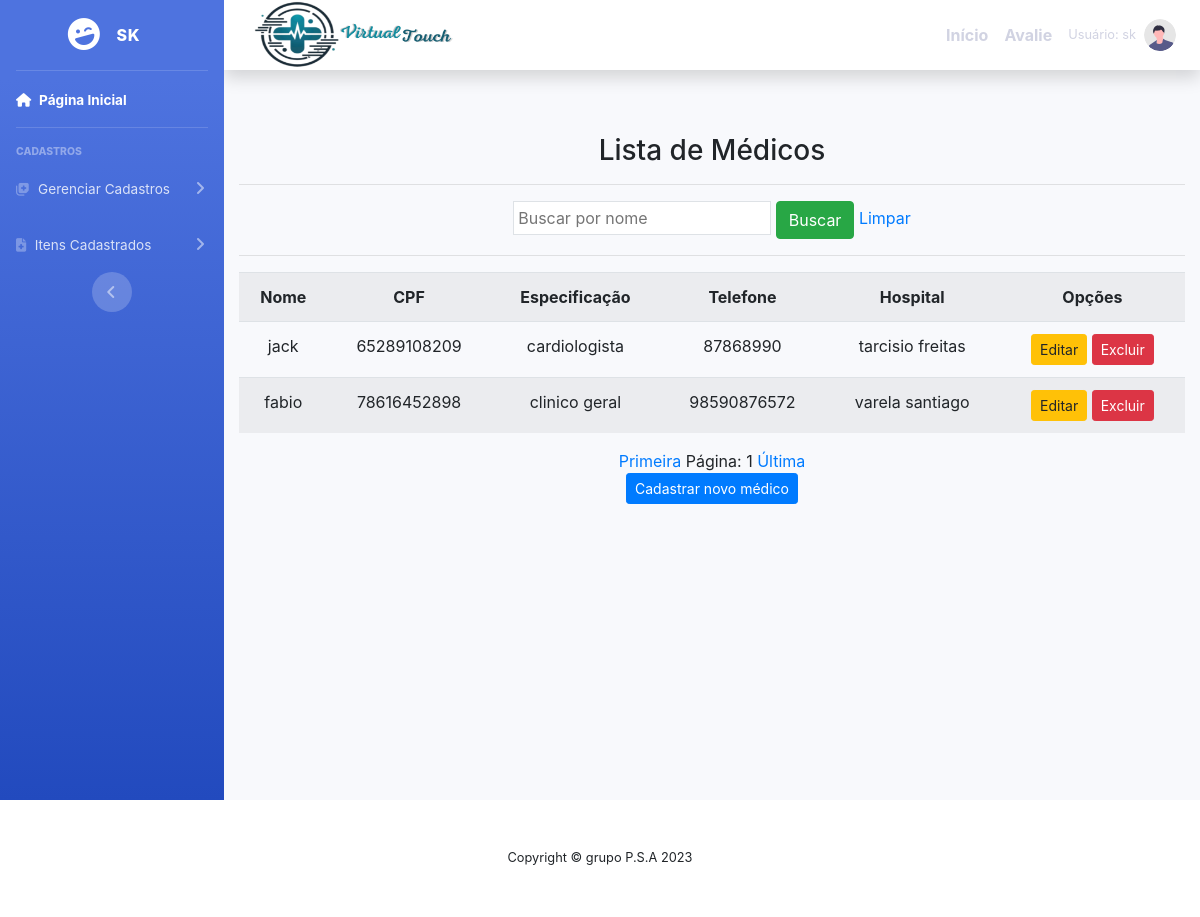
/listar/Medico/ (signed in), run on the app's committed database.
### cadastros/models.py (models this page shows, shortened)
class Medico(models.Model):
    usuario  = models.ForeignKey(User, on_delete=models.PROTECT)
    numero = models.IntegerField(verbose_name="Número de telefone")
    nome = models.CharField(max_length=50, verbose_name=" nome")
    cpf = models.CharField(max_length = 11 ,verbose_name=" cpf ")
    especificacao = models.CharField(max_length=150)
    hospital = models.ForeignKey(Hospital, on_delete=models.PROTECT)

class Hospital(models.Model):
    usuario = models.ForeignKey(User, on_delete=models.PROTECT)
    nome = models.CharField(max_length=50)
    descricao = models.CharField(max_length=150,
        verbose_name="descricao")

### cadastros/views.py (the view)
# urls.py: path('listar/Medico/', MedicoList.as_view(),
class MedicoList(GroupRequiredMixin, ListView):
    group_required = u'Medico'
    login_url = reverse_lazy('login')
    model = Medico
    template_name = 'listas/medico.html'
    paginate_by = 5
    def get_queryset(self):
        nome = self.request.GET.get('nome')
        if nome:
            medico = Medico.objects.filter(nome__icontains=nome)
        else:
            medico = Medico.objects.all()
        return medico

### paginas/templates/listas/medico.html (shortened to what this page needs)
{% extends 'modelo.html' %}
{% load static %}
{% block conteudo %}
    <div class="container">
        <h3>Lista de Médicos</h3>
        <hr>
        <div class="table-responsive">
            <form action="?" method="GET">
                <input type="text" name="nome" class="p-1 border" value="{{ nome }}" placeholder="Buscar por nome">
                <button type="submit" class="btn btn-success">Buscar</button>
                <a href="{% url 'listar-medico' %}">Limpar</a>
            </form>
            <hr>
            <table class="table table-striped">
                <tr>
                    <th>Nome</th>
                    <th>CPF</th>
                    <th>Especificação</th>
                    <th>Telefone</th>
                    <th>Hospital</th>
                    {% for group in request.user.groups.all %}
                        {% if group.name == 'Medico' or group.name == 'Admin' %}
                            <th>Opções</th>
                        {% endif %}
                    {% endfor %}
                </tr>
                {% for medico in object_list %}
                    <tr>
                        <td>{{ medico.nome }}</td>
                        <td>{{ medico.cpf }}</td>
                        <td>{{ medico.especificacao }}</td>
                        <td>{{ medico.numero }}</td>
                        <td>{{ medico.hospital.nome }}</td>
                        {% for group in request.user.groups.all %}
                            {% if group.name == 'Medico' or group.name == 'Admin' %}
                                <td>
                                    <a href="{% url 'editar-medico' medico.pk %}" class="btn btn-warning btn-sm" title="Editar">Editar</a>
                                    <a href="{% url 'excluir-medico' medico.pk %}" class="btn btn-danger btn-sm" title="Excluir">Excluir</a>
                                </td>
                            {% endif %}
                        {% endfor %}
                    </tr>
                {% empty %}
                    <tr>
                        <td colspan="6">Nenhum médico registrado.</td>
                    </tr>
                {% endfor %}
            </table>
            <div class="text-center">
                <a href="?page=1">Primeira</a>
                <span>Página: {{ page_obj.number }}</span>
                <a href="?page={{ page_obj.paginator.num_pages }}">Última</a>
            </div>
            <a href="{% url 'cadastrar-medico' %}"><button class="btn btn-primary btn-sm">Cadastrar novo médico</button></a>
        </div>
    </div>
{% endblock %}

### paginas/templates/includes/sidebar.html (shortened to what this page needs)
<link href="https://stackpath.bootstrapcdn.com/bootstrap/4.5.2/css/bootstrap.min.css" rel="stylesheet">
<ul class="navbar-nav bg-gradient-primary sidebar sidebar-dark accordion" id="accordionSidebar">
    <a class="sidebar-brand d-flex align-items-center justify-content-center" href="?">
        <div class="sidebar-brand-icon rotate-n-15">
            <i class="fas fa-laugh-wink"></i>
        </div>
        <div class="sidebar-brand-text mx-3">{{ user.get_username }}</div>
    </a>
    <hr class="sidebar-divider my-0">
    <li class="nav-item active">
        <a class="nav-link" href="{% url 'inicio' %}">
            <i class="fas fa-home"></i>
            <span>Página Inicial</span>
        </a>
    </li>
    <hr class="sidebar-divider">
    <div class="sidebar-heading">Cadastros</div>
    <li class="nav-item">
        <a class="nav-link collapsed" href="#" data-toggle="collapse" data-target="#collapseTwo"
           aria-expanded="true" aria-controls="collapseTwo">
            <i class="fas fa-notes-medical"></i>
            <span>Gerenciar Cadastros</span>
        </a>
    </li>
    <li class="nav-item">
        <a class="nav-link collapsed" href="#" data-toggle="collapse" data-target="#collapseUtilities"
           aria-expanded="true" aria-controls="collapseUtilities">
            <i class="fas fa-file-medical"></i>
            <span>Itens Cadastrados</span>
        </a>
    </li>
    <div class="text-center d-none d-md-inline">
        <button class="rounded-circle border-0" id="sidebarToggle"></button>
    </div>
</ul>

### paginas/templates/includes/navbar.html (shortened to what this page needs)
{% load static %}
<nav class="navbar navbar-expand navbar-light bg-white topbar mb-4 static-top shadow">
    <a class="navbar-brand" href="{% url 'inicio' %}">
        <img src="{% static 'fotos/LOGO.png' %}" alt="Logo" width="300" height="150" class="mr-2">
    </a>
    <ul class="navbar-nav ml-auto">
        {% if user.is_authenticated %}
            <li class="nav-item active">
                <a class="nav-link" href="{% url 'inicio' %}"> <strong> Início </strong> <span class="sr-only">(current)</span></a>
            </li>
            <li class="nav-item active">
                <a class="nav-link" href="{% url 'cadastra-comentario' %}"> <strong> Avalie </strong> </a>
            </li>
            <li class="nav-item dropdown no-arrow">
                <a class="nav-link dropdown-toggle" href="#" id="userDropdown" role="button"
                    data-toggle="dropdown" aria-haspopup="true" aria-expanded="false">
                    <span class="mr-2 d-none d-lg-inline text-gray-600 small">Usuário: {{ user.get_username }}</span>
                    <img class="img-profile rounded-circle"
                        src="{% static 'fotos/undraw_profile.svg' %}">
                </a>
            </li>
        {% endif %}
    </ul>
</nav>

### static/css/meu.css (style rules this page uses)
body { font-family: 'Times New Roman', Times, serif; background: linear-gradient(to bottom, #ffffff, #a0c6e5); margin: 0; padding: 0; }
.container { margin-top: 20px; padding: 20px; text-align: center; }

### data on the page
Medico: nome "jack", cpf "65289108209", especificacao "cardiologista", numero "87868990", hospital.nome "tarcisio freitas"
Medico: nome "fabio", cpf "78616452898", especificacao "clinico geral", numero "98590876572", hospital.nome "varela santiago"

### other printed values
{{ user.get_username }} "SK"
{{ user.get_username }} "sk"
{{ page_obj.number }} "1"
